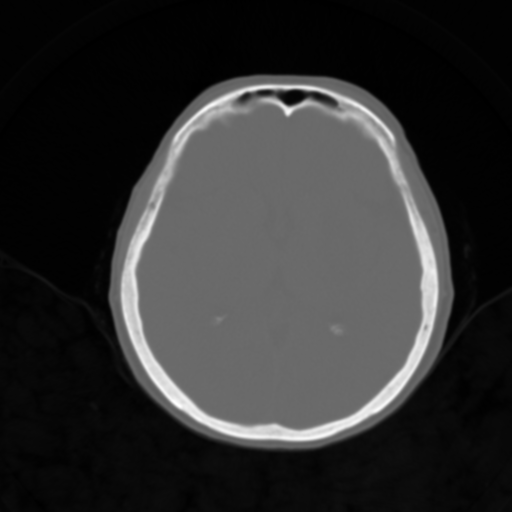
#> input picture TransFuse/DICOM/10020.dcm, 512 x 512 px, given in place of 0.dcm, which was not available
$ python process.py
#> lines starting #> are read from the running program, lines starting #| are printed output that depends on the picture; after the words box and inside, x2 and y2 are one past the last pixel; in counts of white or black regions, pixels touching at a corner belong together; pictures that were not available may be replaced by others from this repository, and a replacement may not be noted
### windowing.py
# This program is written by Abubakr Shafique (abubakr.shafique@gmail.com)
import cv2
import numpy as np
import pydicom
from pydicom.pixel_data_handlers.util import apply_modality_lut
import os
import sys

# [29 lines left out: function Dicom_to_Image, not called in this run]

def convert_hu(hu, lower_bound=0, upper_bound=255):
#> called with lower_bound = 0, upper_bound = 80
    hu[hu>upper_bound] = 0
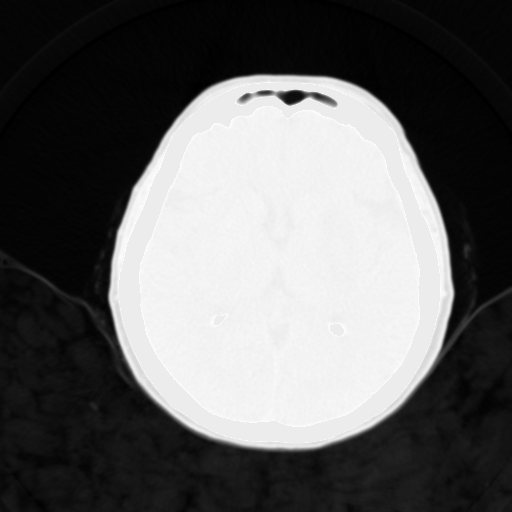
#> hu: shape (512, 512) float64; min -1024, max 80, mean -588.6; drawn with min black and max white
    hu[hu<lower_bound] = 0
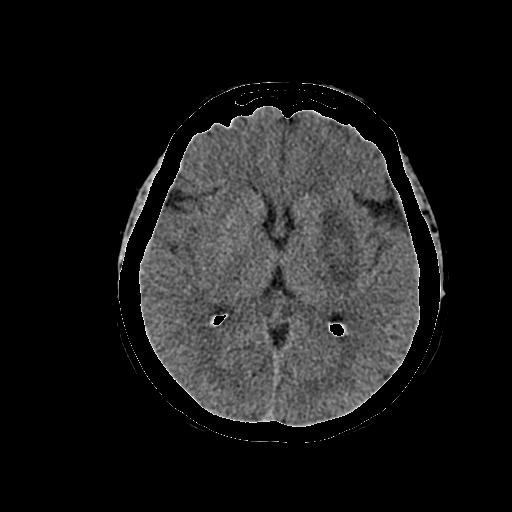
#> hu: shape (512, 512) float64; min 0, max 80, mean 8.6; drawn with min black and max white
    return hu

def draw_contours(hu, img, mode=cv2.RETR_TREE, method=cv2.CHAIN_APPROX_SIMPLE, masked=1):
#> called with mode = 3, method = 2, masked = 1
    assert hu.shape == img.shape
    size = hu.shape
#> size = (512, 512)
    hu = hu.astype(int)
    hu = np.reshape(hu, size)
    hu = np.fromiter((x for x in hu.ravel()), dtype=np.uint8).reshape(size)
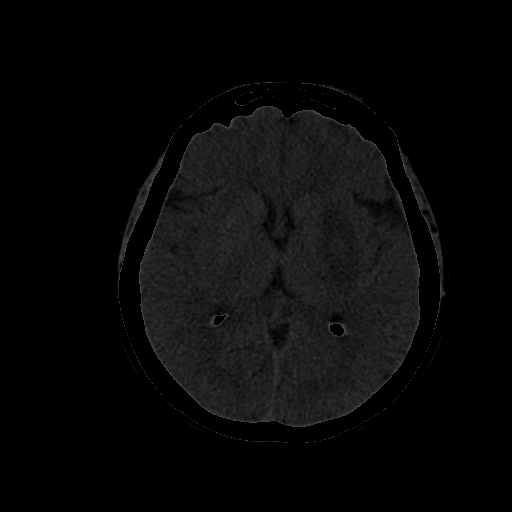
#> hu: shape (512, 512); min 0, max 80, mean 8.6
    cnt = cv2.findContours(hu, mode, method)[0]
#> cnt = 179 contours, 171 with area under 20; largest, box (x1, y1, x2, y2) and area: (139, 106, 420, 427) 70142, (389, 127, 446, 318) 1054, (116, 133, 175, 305) 874, (329, 323, 345, 337) 150, (302, 83, 370, 109) 138, (212, 314, 227, 326) 93, (199, 83, 260, 109) 65, (422, 335, 442, 375) 24
    largest_area = 0
    for i in range(len(cnt)):
        area = cv2.contourArea(cnt[i])
        if area > largest_area:
            largest_area = area
            largest_contour = i
#> this loop made 179 passes
#> (area, largest_area) on passes 95, 120, 121, 133: (24, 24), (874.5, 874.5), (1054, 1054), (70141.5, 70141.5)
#> after the loop, largest_area = 70141.5; largest_contour = 132
    mask = np.zeros(hu.shape[:2], np.uint8)
    cv2.drawContours(mask, cnt, largest_contour, 255, -1)
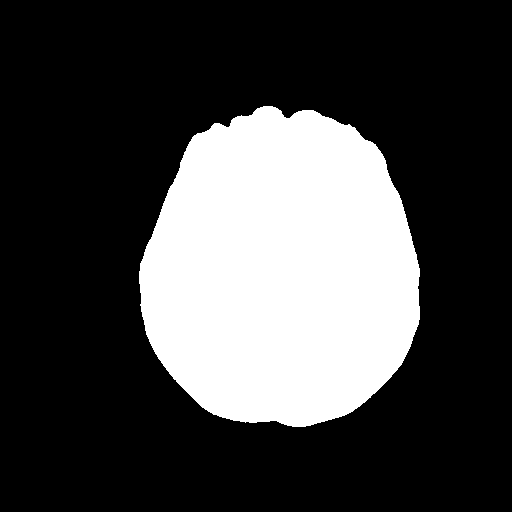
#> mask: shape (512, 512); 26.9% white; 1 white region, box (x1, y1, x2, y2) and area: (139, 106, 420, 427) 70586
    if masked:
        thr = mask >= 128
        mask[thr] = img[thr]
    return mask, thr

# [7 lines left out: function show_img, not called in this run]

def output(Input_Image):
    DCM_Img = pydicom.dcmread(Input_Image)
    hu = apply_modality_lut(DCM_Img.pixel_array, DCM_Img)
    mask = convert_hu(hu, 0, 80)
    hu_mask, thr = draw_contours(mask, img=hu)
    hu_mask = hu_mask.astype(np.float32)
    hu_mask = hu_mask/80*255
    # [6 lines of commented-out code are left out]
    return hu_mask

# [47 lines left out: function main, not called in this run]

# [2 lines that do not run on import are left out]

### process.py
import numpy as np
import cv2
import os
import shutil
from windowing import output
import albumentations as A
from windowing import output

def rotate_image(image, angle):
    image_center = tuple(np.array(image.shape[1::-1]) / 2)
    rot_mat = cv2.getRotationMatrix2D(image_center, angle, 1.0)
    result = cv2.warpAffine(image, rot_mat, image.shape[1::-1], flags=cv2.INTER_LINEAR)
    return result

def augmentation(image, atype):

    if atype == "rotated":
        image = cv2.rotate(image, cv2.ROTATE_90_CLOCKWISE)
    elif atype == "rotated45":
        image = rotate_image(image, 45)
    elif atype == "hflip":
        image = cv2.flip(image,0)
    elif atype == "vflip":
        image = cv2.flip(image,1)
    elif atype == "equalize":
        transform = A.Compose([
            A.Equalize(p=1)
        ])
        image = transform(image=image)["image"]

    return image


def dcm_loader(path, atype=0):
    pixels = output(path).astype(np.uint8)
    pixelse = augmentation(pixels.copy(), "equalize")
    return [pixels, pixelse]

def binary_loader(path, atype=0):
    img = cv2.imread(path,0)
    return [img, img]


def process(paths, npy_path): # process 2
    height = 192
    width = 256

    for path in paths:

        count = 0
        length = len(os.listdir(path))
        imgs = np.uint8(np.zeros([length, height, width, 3]))
        file_names = np.uint8(np.zeros([length, height, width, 3]))

        img_path = os.path.join(path, "PNG")

        for i,f in enumerate(os.listdir(img_path)):
            file_name = os.path.join(img_path, f)
            img = cv2.imread(file_name)
            img = cv2.resize(img, (width, height))


            imgs[count] = img
            file_names.append(file_name)
            count +=1

        if "iskemi" in path.lower():
            np.save(os.path.join(npy_path, 'data_iskemi.npy'), imgs)
            np.save(os.path.join(npy_path, 'mask_iskemi.npy'), masks)

        elif "kanama" in path.lower():
            np.save(os.path.join(npy_path, 'data_kanama.npy'), imgs)
            np.save(os.path.join(npy_path, 'mask_kanama.npy'), masks)


root = 'new_dataset/' # change to your data folder path
data_f = ['ISKEMI/train/PNG/','ISKEMI/test/PNG/','KANAMA/train/PNG/','KANAMA/test/PNG/']
mask_f = ['ISKEMI/train/MASKS/','ISKEMI/test/MASKS/','KANAMA/train/MASKS/','KANAMA/test/MASKS/']
save_name = ['iskemi_train', 'iskemi_test','kanama_train', 'kanama_test']

height = 192
width = 256

new_dataset = "/content/new_dataset/"

for index in range(2):
    for j in range(2*index, 2*index+2):
        print('processing ' + data_f[j] + '......')
        count = 0

        path = root + data_f[j]
        mask_p = root + mask_f[j]

        save_path = os.path.join(new_dataset, data_f[j])
        mask_path = os.path.join(new_dataset, mask_f[j])
        os.makedirs(save_path, exist_ok=True)
        os.makedirs(mask_path, exist_ok=True)

        length = len(sorted(os.listdir(root + data_f[j])))

        if "train" in path:
            length *= 2

        imgs = np.uint8(np.zeros([length, height, width, 3]))
        masks = np.uint8(np.zeros([length, height, width]))

        for i in range(len(os.listdir(path))):
            print(i+1, "/" , len(os.listdir(path)))
            dcm_path = path + str(i) + ".dcm"
            m_path = mask_p + str(i) + ".png"

            # img = pydicom.dcmread(dcm_path).pixel_array

            if "test" in path:
                myimgs = [output(dcm_path)]
                mymasks = [cv2.imread(m_path, 0)]
            else:
#> (the run stopped early here; a loop or call above may not have finished)
